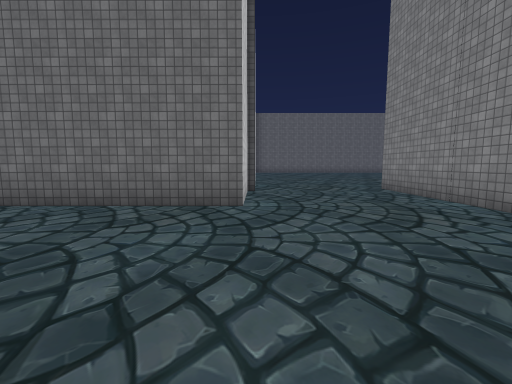
[1] (above)

24 first-person views from a walk through a scene from a Unity 3-D project. The camera is 1.3 m above the floor, tilts 6° down and sees 90° across. The floor is counted in squares, 2 m on a side. Each view is taken from the middle of a square. On the plan, view 1 faces up. The plan holds only what a view shows up to about 9 squares ahead; the rest is blank. The place goes on beyond the plan. The player character is not drawn. Some animated figures are left out. Some surface patterns are stand-ins.

[2]
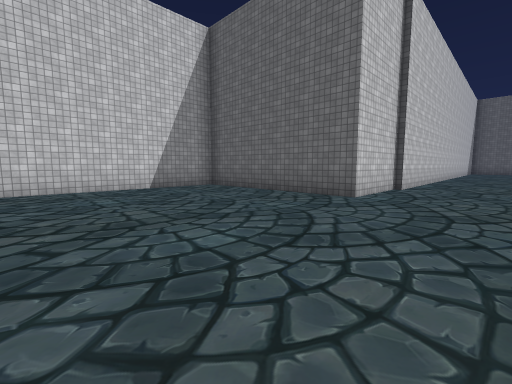

[3]
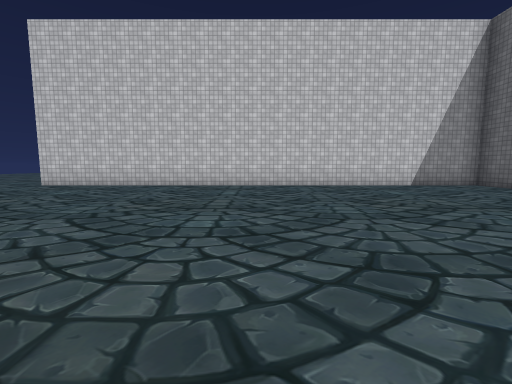

[4]
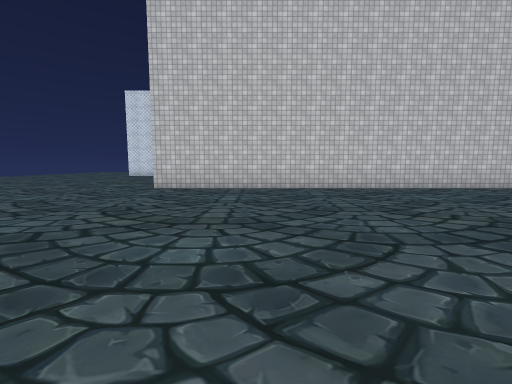

[5]
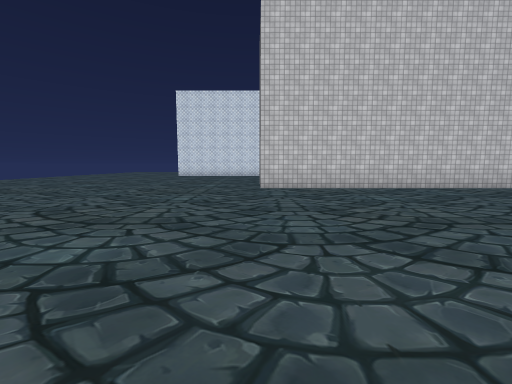

[6]
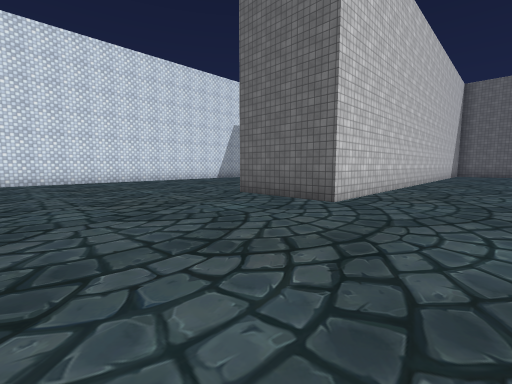

[7]
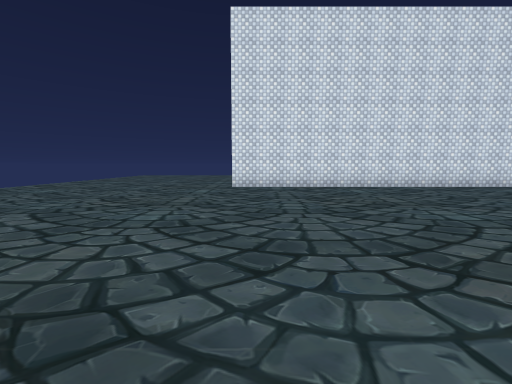

[8]
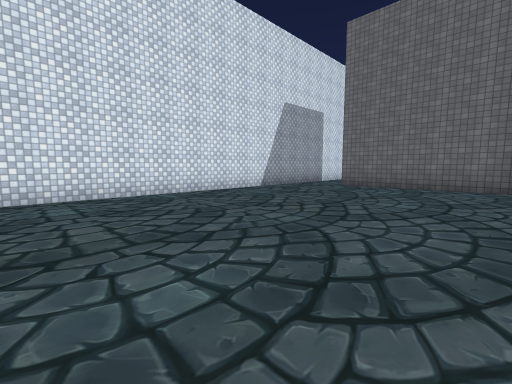

[9]
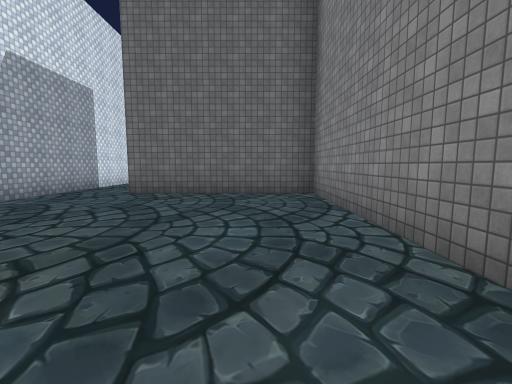

[10]
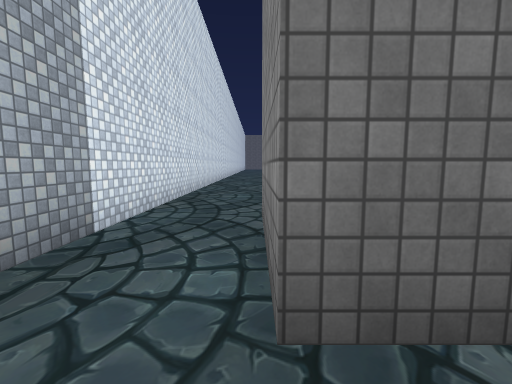

[11]
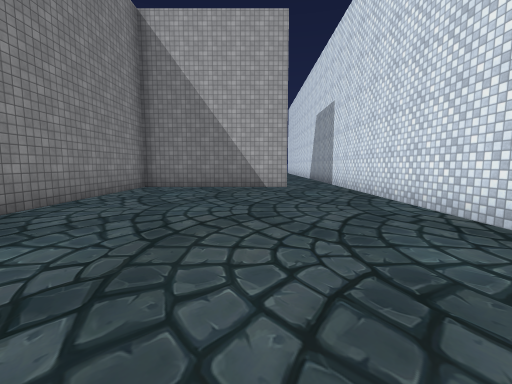

[12]
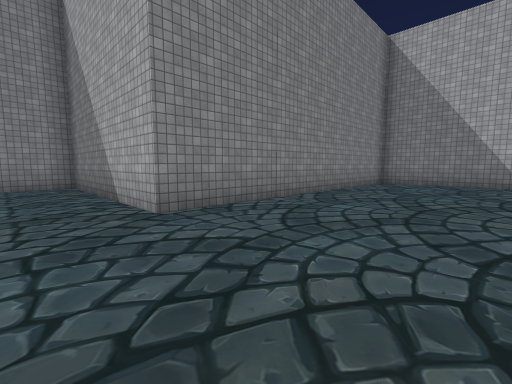

[13]
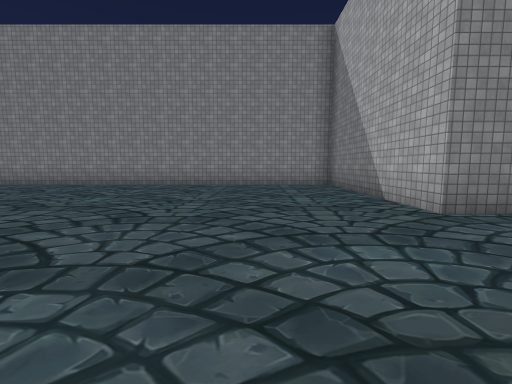

[14]
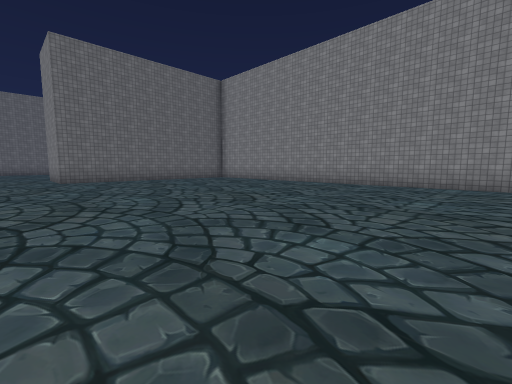

[15]
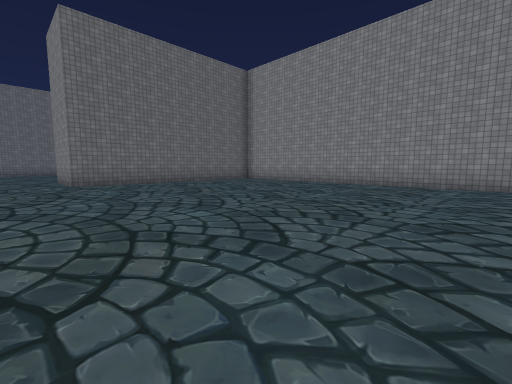

[16]
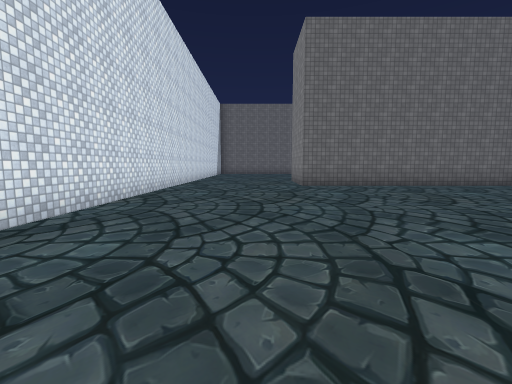

[17]
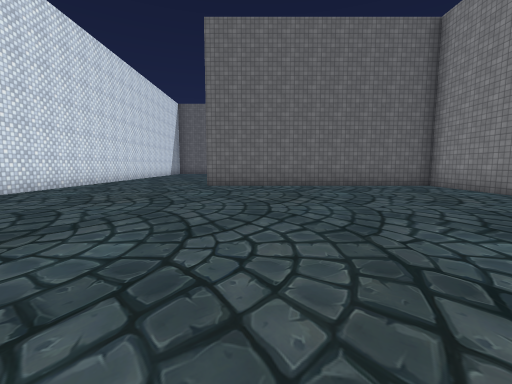

[18]
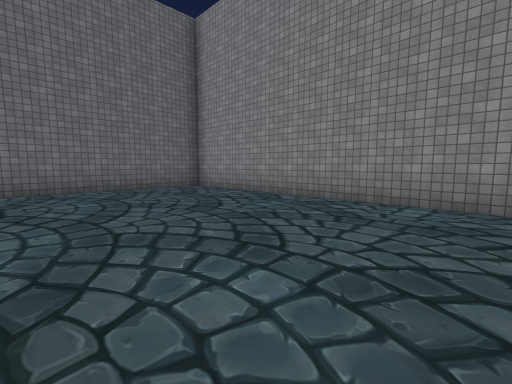

[19]
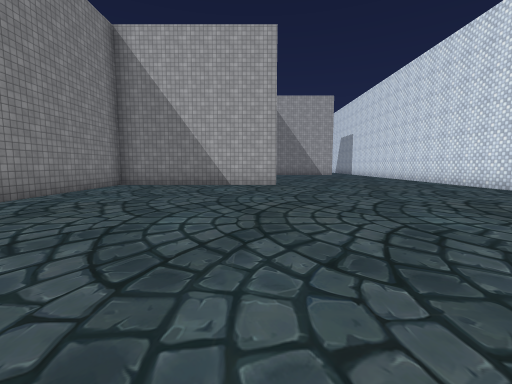

[20]
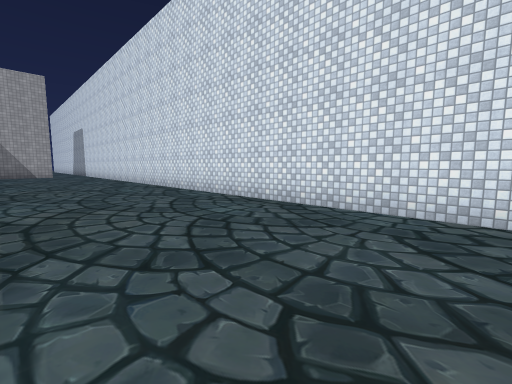

[21]
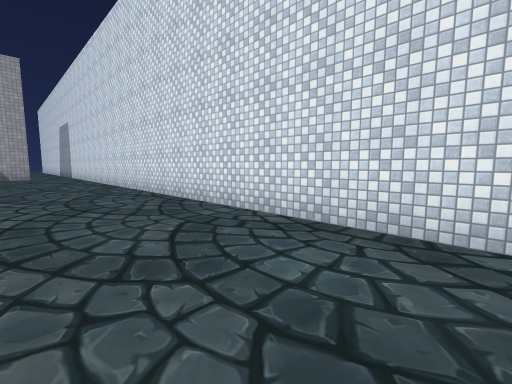

[22]
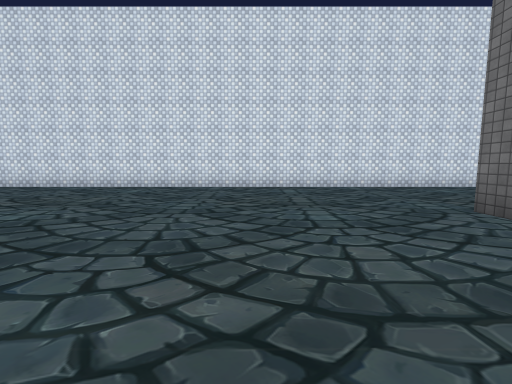

[23]
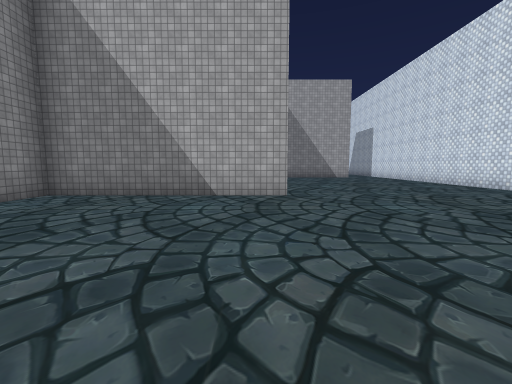

[24]
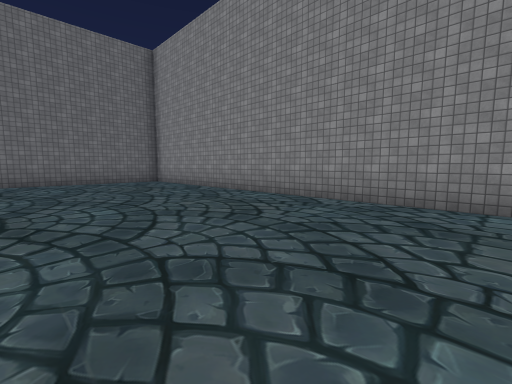

### Floor plan
Points are (right, up) in squares from view 1. A wall is a line through its corners. A room is listed if a view was taken in it or the views show most of it. See-through windows are left out.
Room 1 (views 1, 2, 3, 4, 5, 6, 7, 8, 9, 10)
walls: (-7.7, -8.8) (-7.7, -4.1) (-11.9, -4.1) (-11.9, -1.6); (3.5, 3.4) (3.5, 7.1); (-0.2, 6.5) (-0.2, 4.1) (-5.2, 4.1) (-5.2, -9.9) (-7.8, -9.9); (-13.6, -1.6) (-13.6, -14.8); (0, 8.4) (0, 6.4)
ways out: opening at (-13, -1) to room 2; opening at (2, 7.7)
Room 2 (views 11, 12, 13, 14, 15, 16, 17, 18, 19, 20, 21, 22, 23, 24)
walls: (-13.6, 23.5) (-13.6, -1.6); (-11.9, -1.6) (-7.7, -1.6) (-7.7, 6.5) (-2.5, 6.5) (-2.5, 22) (-9.5, 22) (-9.5, 23.5)
ways out: opening at (-13, -1) to room 1

Positions as (right, up) in squares from view 1, and headings:
1: (0, 0), facing up
2: (2, -1), facing up-left
3: (3, -3), facing left
4: (2, -7), facing left
5: (2, -10), facing left
6: (-3, -14), facing up-left
7: (-6, -14), facing left
8: (-8, -12), facing up-left
9: (-9, -10), facing up
10: (-12, -5), facing up
11: (-11, 6), facing down
12: (-11, 8), facing down-right
13: (-11, 9), facing right
14: (-11, 11), facing up-right
15: (-11, 13), facing up-right
16: (-11, 14), facing up
17: (-8, 14), facing up
18: (-7, 15), facing up-right
19: (-7, 15), facing down
20: (-10, 15), facing down-left
21: (-11, 13), facing down-left
22: (-6, 19), facing left
23: (-7, 12), facing down
24: (-7, 12), facing up-right
